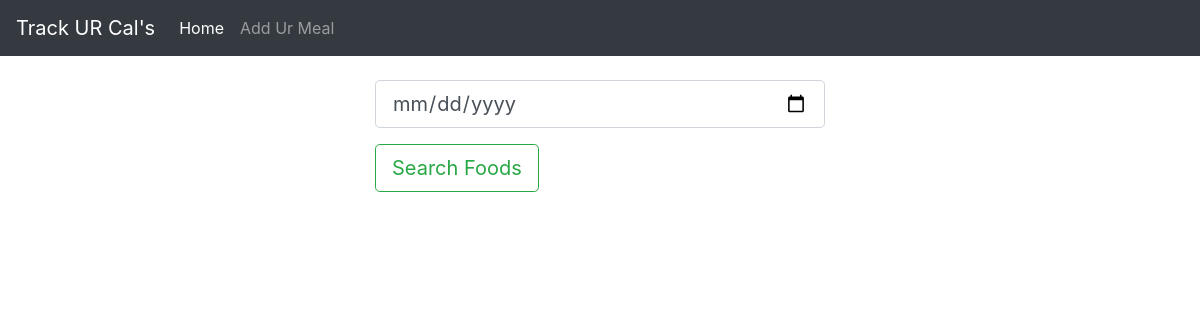
The app's page /, older data.
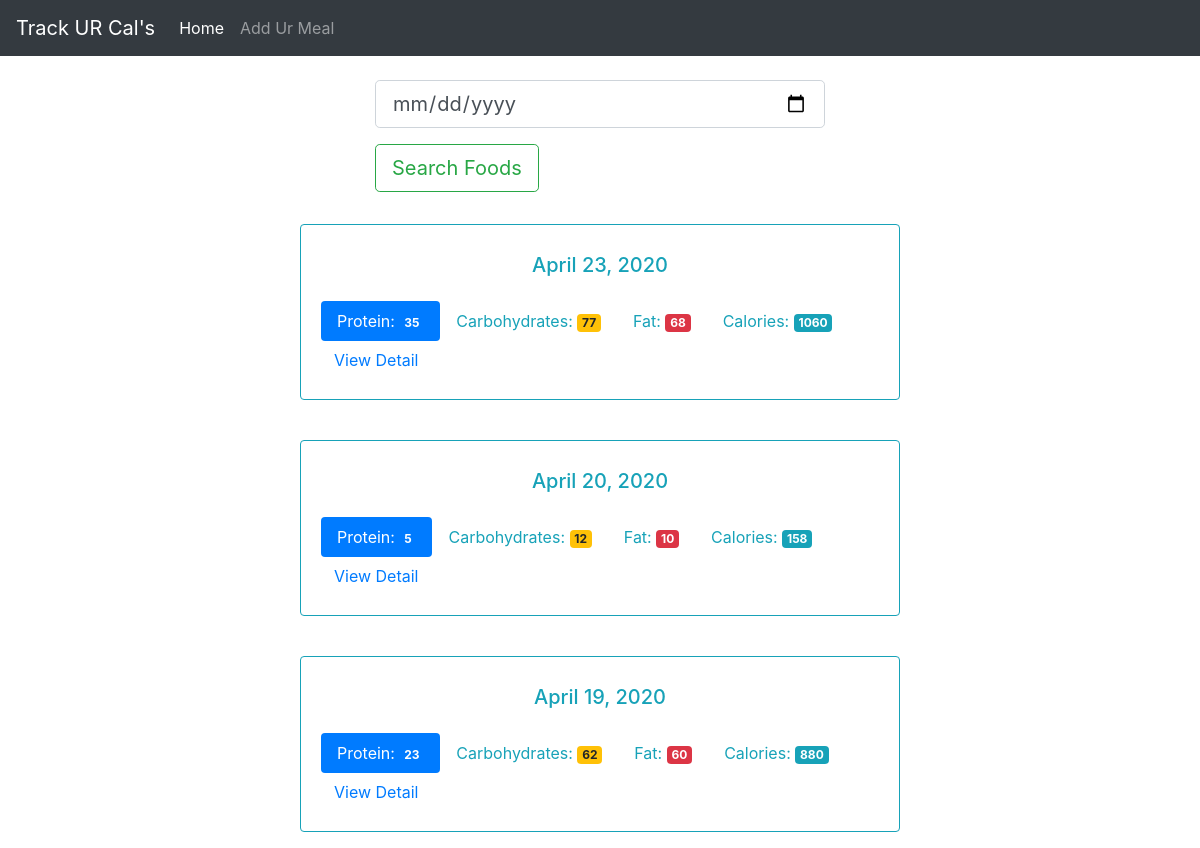
The same page, newer data.
### tables this page shows
CREATE TABLE log_date (
    id integer primary key autoincrement,
    entry_date date not null
);

### app.py (the view)
@app.route('/', methods=['GET', 'POST'])
def index():
    db = get_db()
    if request.method == 'POST':
        date = request.form['date'] # date format in YYYY-MM-DD
        dt = datetime.strptime(date, '%Y-%m-%d')
        database_date = datetime.strftime(dt, '%Y%m%d')
        db.execute('insert into log_date (entry_date) values (?)', [database_date])
        db.commit()
    cur = db.execute('select log_date.entry_date, sum(food.protein) as protein, sum(food.carbohydrates) as carbohydrates, sum(food.fat) as fat, sum(food.calories) as calories from log_date join food_date on food_date.log_date_id = log_date.id join food on food.id = food_date.food_id group by log_date.id order by log_date.entry_date desc')
    results = cur.fetchall()
    date_results = []
    for i in results:
        single_date = {}
        single_date['entry_date'] = i['entry_date']
        single_date['protein'] = i['protein']
        single_date['carbohydrates'] = i['carbohydrates']
        single_date['fat'] = i['fat']
        single_date['calories'] = i['calories']
        d = datetime.strptime(str(i['entry_date']), '%Y%m%d')
        single_date['date_result'] = datetime.strftime(d, '%B %d, %Y')
        date_results.append(single_date)
    return render_template('home.html', title='Welcome', results=date_results)

### app.py (called while the page is built)
def connect_db():
    sql = sqlite3.connect('food_log.db')
    sql.row_factory = sqlite3.Row
    return sql

def get_db():
    if not hasattr(g, 'sqlite3_db'):
        g.sqlite_db = connect_db()
    return g.sqlite_db

### templates/home.html (shortened to what this page needs)
{% extends "base.html" %}
{% block content %}
<div class="container-fluid col-md-6" role="main">
  <div class="row">
      <form style="width: 75%; margin: 0 auto;" class=" mt-4 mb-2" method="POST" action="/">
        <div class="form-group">
          <input class="form-control form-control-lg" type="date" name="date" placeholder="Search foods by date">
        </div>
        <button type="submit" class="btn btn-outline-success btn-lg">Search Foods</button>
      </form>
      {% for r in results %}
    <div class="card border-info mt-4 mb-3" style="width: 100%; text-align: center;">
        <div class="card-body text-info">
          <h5 class="card-title mt-2 mb-4">{{ r.date_result }}</h5>
          <ul class="nav nav-pills" role="tablist">
            <li class="nav-item"><a class="nav-link active">Protein: <span class="badge">{{ r.protein }}</span></a></li>
            <li class="nav-item"><a class="nav-link">Carbohydrates: <span class="badge badge-warning">{{ r.carbohydrates }}</span></a></li>
            <li class="nav-item" ><a class="nav-link">Fat: <span class="badge badge-danger">{{ r.fat }}</span></a></li>
            <li class="nav-item"><a class="nav-link">Calories: <span class="badge badge-info">{{ r.calories}}</span></a></li>
            <li class="nav-item"><a href="{{ url_for('view', date=r.entry_date) }}" type="button" class="btn btn-link">View Detail</a></li>
          </ul>
        </div>
      </div>
      {% endfor %}
  </div>
</div>
{% endblock %}

Row changes from the older to the newer data that the page shows:
now on this page (row unchanged): log_date: date_result "April 23, 2020", protein "35", carbohydrates "77", fat "68", calories "1060"
now on this page (row unchanged): log_date: date_result "April 20, 2020", protein "5", carbohydrates "12", fat "10", calories "158"
now on this page (row edited): log_date: date_result "April 19, 2020", protein "23", carbohydrates "62", fat "60", calories "880"
